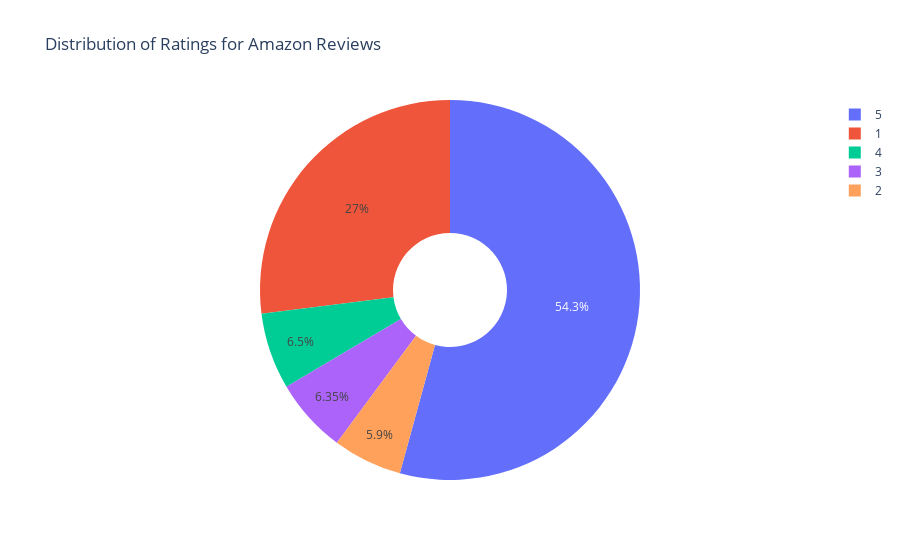

The notebook cell saved with this chart:
### Code cell
raiting_plot(amazon_reviews)

### Figure 1 — Plotly figure (JSON) as saved in the notebook; plotly's stock layout.template omitted (floating-point values rounded to 4 significant figures)
{"data": [{"hole": 0.3, "labels": [5, 1, 4, 3, 2], "name": "Amazon", "type": "pie", "values": [1085, 540, 130, 127, 118]}], "layout": {"title": {"text": "Distribution of Ratings for Amazon Reviews"}}}
